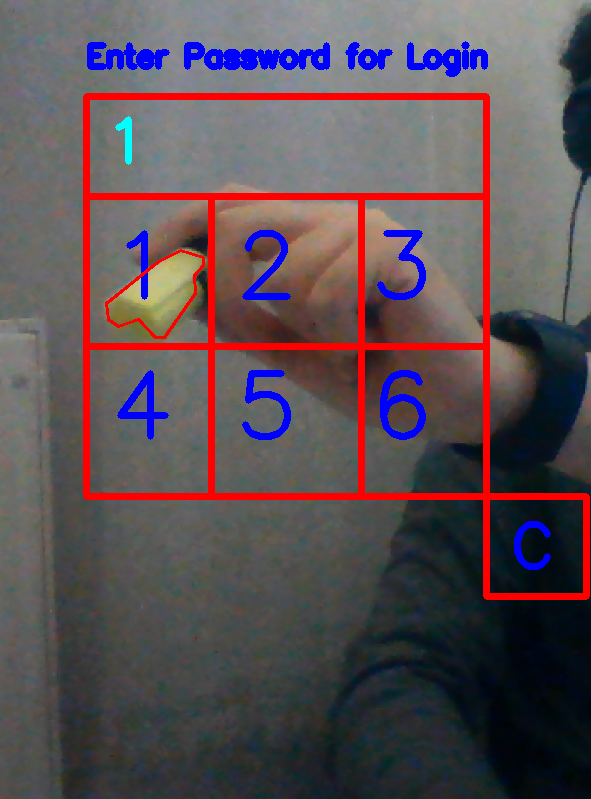
#> input picture ent1.PNG, 591 x 799 px, given in place of the camera
$ python smart.py
#> lines starting #> are read from the running program, lines starting #| are printed output that depends on the picture; after the words box and inside, x2 and y2 are one past the last pixel; in counts of white or black regions, pixels touching at a corner belong together
import cv2
import numpy as np
import imutils
from threading import Timer
import math
import collections
import time


cap=cv2.VideoCapture(0)

lower = {'green': (66, 122, 129), 'yellow': (23, 59, 119)}
upper = {'green': (86, 255, 255), 'yellow': (54, 255, 255)}
x1 = 120
y1 = 165
global a
global b
c=[]
psw=[1,2,3]
u=0
#XoX Variables


xox1=[0,0]

matrix=[[0,0,0],
        [0,0,0],
        [0,0,0]]

# End XOX


# [12 lines left out: function wlcm, not called in this run]


def calc():
    if pixel[0] > 100 and pixel[0] < 190 and pixel[1] > 220 and pixel[1] < 315:
        a = 1
        if len(c) == 0:
            c.append(1)
        elif c[-1] == 1:
            pass
        else:
            c.append(1)
            print(c)


    elif pixel[0] > 250 and pixel[0] < 350 and pixel[1] > 220 and pixel[1] < 315:
        a = 2
        if len(c) == 0:
            c.append(2)
        elif c[-1] == 2:
            pass
        else:
            c.append(2)

        print(c)

    elif pixel[0] > 399 and pixel[0] < 480 and pixel[1] > 220 and pixel[1] < 315:
        a = 3

        if len(c) == 0:
            c.append(3)
        elif c[-1] == 3:
            pass
        else:
            c.append(3)

        print(c)
    elif pixel[0] > 100 and pixel[0] < 195 and pixel[1] > 380 and pixel[1] < 500:
        a = 4
        if len(c) == 0:
            c.append(4)
        elif c[-1] == 4:
            pass
        else:
            c.append(4)

        print(c)


    elif pixel[0] > 250 and pixel[0] < 350 and pixel[1] > 380 and pixel[1] < 500:
        a = 5
        if len(c) == 0:
            c.append(5)
        elif c[-1] == 5:
            pass
        else:
            c.append(5)

        print(c)

    elif pixel[0] > 399 and pixel[0] < 480 and pixel[1] > 380 and pixel[1] < 500:
        a = 6
        if len(c) == 0:
            c.append(6)
        elif c[-1] == 6:
            pass
        else:
            c.append(6)

        print(c)
    elif pixel[0] > 500 and pixel[0] < 600 and pixel[1] > 500 and pixel[1] < 600:
        if len(c) == 0:
            pass
        else:
            del c[-1]
        time.sleep(0.2)


def result(x1):
    for i in c:
        result = cv2.putText(frame, str(i), (x1, y1), cv2.FONT_HERSHEY_SIMPLEX, 2, (255, 255, 0), 5)
        x1 += 35

def foo():
    pass
def foo1(yty):
    return 1


# [239 lines left out: functions quit, winner, xox, not called in this run]

    #O PART LINES END


def interface():
    # INTERFACE
    rect = cv2.rectangle(frame, (100, 100), (500, 500), (0, 0, 255), 5)
    rect2 = cv2.rectangle(frame, (500, 500), (600, 600), (0, 0, 255), 5)

    line = cv2.line(frame, (100, 200), (500, 200), (0, 0, 255), 5)
    line2 = cv2.line(frame, (225, 200), (225, 500), (0, 0, 255), 5)
    line3 = cv2.line(frame, (375, 200), (375, 500), (0, 0, 255), 5)
    line4 = cv2.line(frame, (100, 350), (500, 350), (0, 0, 255), 5)

    letter1 = cv2.putText(frame, "1", (125, 300), cv2.FONT_HERSHEY_SIMPLEX, 3, (255, 0, 0), 5)
    letter2 = cv2.putText(frame, "2", (250, 300), cv2.FONT_HERSHEY_SIMPLEX, 3, (255, 0, 0), 5)
    letter3 = cv2.putText(frame, "3", (385, 300), cv2.FONT_HERSHEY_SIMPLEX, 3, (255, 0, 0), 5)

    letter4 = cv2.putText(frame, "4", (125, 440), cv2.FONT_HERSHEY_SIMPLEX, 3, (255, 0, 0), 5)
    letter5 = cv2.putText(frame, "5", (250, 440), cv2.FONT_HERSHEY_SIMPLEX, 3, (255, 0, 0), 5)
    letter6 = cv2.putText(frame, "6", (385, 440), cv2.FONT_HERSHEY_SIMPLEX, 3, (255, 0, 0), 5)

    letter7 = cv2.putText(frame, "C", (525, 570), cv2.FONT_HERSHEY_SIMPLEX, 2, (255, 0, 0), 5)

    text1 = cv2.putText(frame, "Enter Password for Login", (100, 70), cv2.FONT_HERSHEY_SIMPLEX, 1, (255, 0, 0), 5)

    # INTERFACE END


while True:
    _, frame=cap.read()
#> frame is the input picture: shape (799, 591, 3); mean B, G, R 85.1, 79.7, 92.1
    #frame = cv2.flip(frame, 1)
    frame=imutils.resize(frame,width=1080,height=1080)
#> frame: shape (1460, 1080, 3)
    blurred = cv2.GaussianBlur(frame, (11, 11), 0)
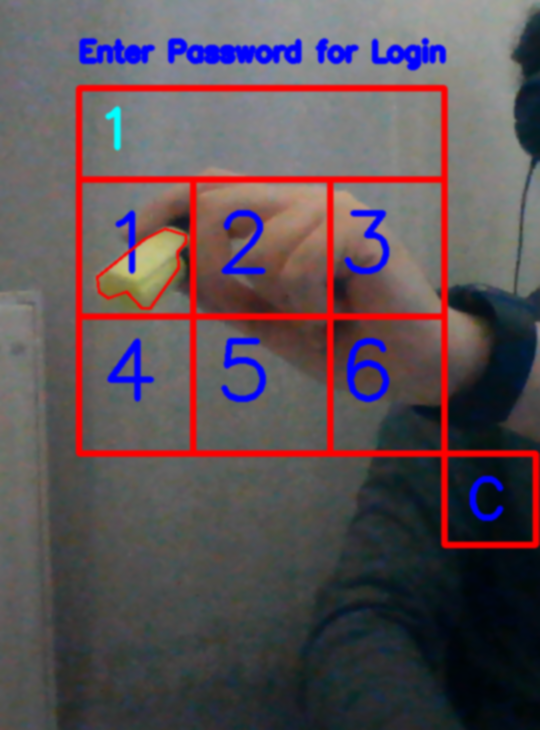
#> blurred: shape (1460, 1080, 3) (shown at 1/2 size); mean B, G, R 85.1, 79.7, 92
    hsv = cv2.cvtColor(blurred, cv2.COLOR_BGR2HSV)
#> hsv: shape (1460, 1080, 3); mean H, S, V 66.5, 70.8, 104.6
    imgGray = cv2.cvtColor(frame, cv2.COLOR_BGR2GRAY)
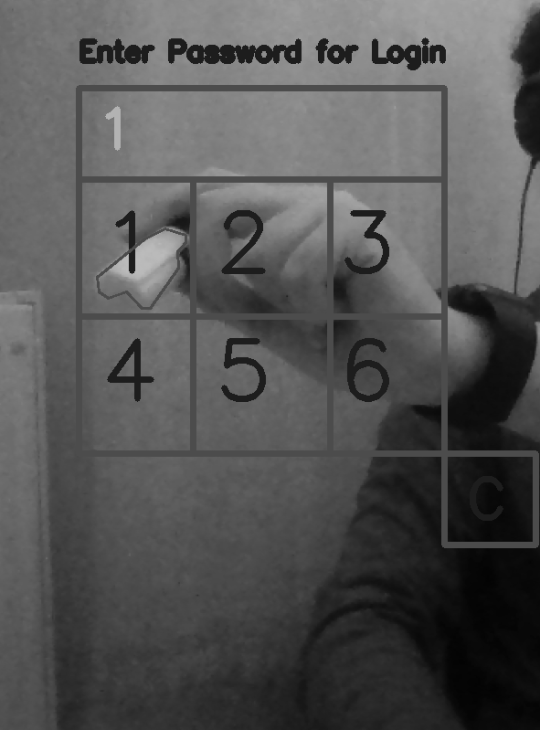
#> imgGray: shape (1460, 1080) (shown at 1/2 size); min 3, max 188, mean 84
    _, th1 = cv2.threshold(imgGray, 240, 255, cv2.THRESH_BINARY)
#> th1: shape (1460, 1080); every value is 0


    interface()
#> in interface, `rect = cv2.rectangle(frame, (100, 100), (500, 500), (0, 0, 255), 5)`:
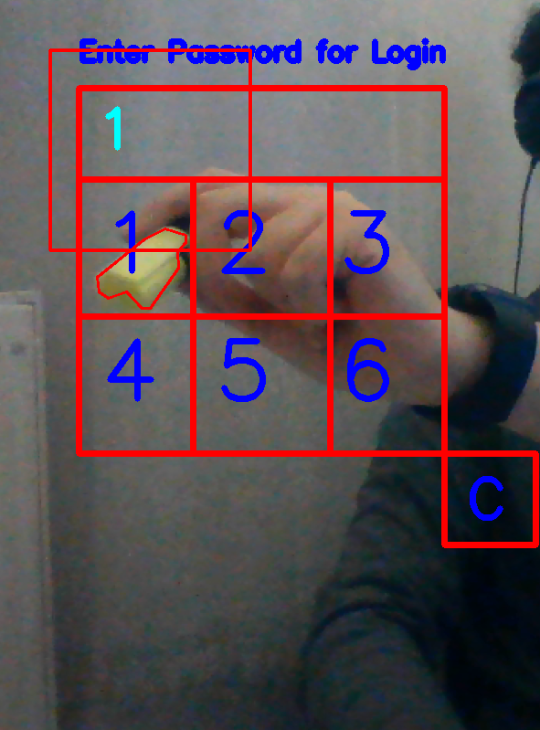
#> rect: shape (1460, 1080, 3) (shown at 1/2 size); mean B, G, R 84.1, 79.1, 93.1
#> in interface, `text1 = cv2.putText(frame, "Enter Password for Login", (100, 70), cv2...`:
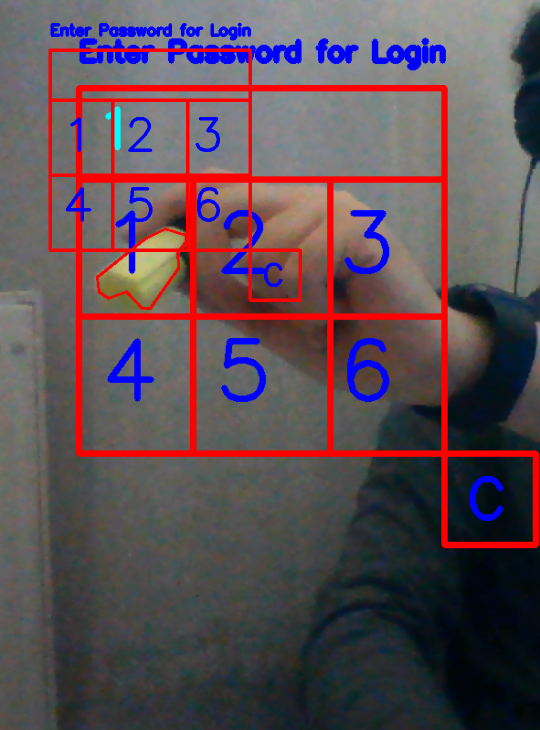
#> text1: shape (1460, 1080, 3) (shown at 1/2 size); mean B, G, R 84.5, 77.4, 93

    for key,value in upper.items():
        core = np.ones((9, 9), np.uint8)  # Return a new array of 9x9, filled with ones.
        mask=cv2.inRange(hsv,lower[key],upper[key]) # Mask in Range loower and upper collors
        mask = cv2.morphologyEx(mask, cv2.MORPH_OPEN,
                                core)  # It is the difference between dilation and erosion of an image.
        mask = cv2.morphologyEx(mask, cv2.MORPH_CLOSE, core)
        # find contours in the mask and initialize the current
        res = cv2.bitwise_and(frame, frame, mask=mask)
        cnts=cv2.findContours(mask.copy(),cv2.RETR_EXTERNAL,cv2.CHAIN_APPROX_SIMPLE)[-2]
        center = None

        for contour in cnts:
            approx = cv2.approxPolyDP(contour, 0.01 * cv2.arcLength(contour, True), True)
            cv2.drawContours(frame, [approx], 0, (0, 0, 255), 2)
            x = approx.ravel()[0]  # bütün şekillerin x'deki köşelerini alır
            y = approx.ravel()[1] - 10  # ""

            M = cv2.moments(cnts[0])


            pixel=[(round(M['m10'] / M['m00'])),(round(M['m01'] / M['m00']))]
            print(pixel)
            lower2 =[(100, 220)]
            upper2=[(220, 315)]

            calc()


            result(x1)


            if collections.Counter(psw) == collections.Counter(c):
                if psw[0]==c[0] and psw[1]==c[1] and psw[2]==c[2]:

                    wlcm()

                    if pixel[0] > 400 and pixel[0] < 470 and pixel[1] > 400 and pixel[1] < 470:
                        quit()
                    if pixel[0] > 200 and pixel[0] < 275 and pixel[1] > 400 and pixel[1] < 475:
                       u=1

                    if u ==1:
                        xox()
                        wlcm = foo
                        quit = foo


                    interface = foo
                    result = foo1
                    calc = foo
#> this loop made 2 passes
#> pass 2, `mask=cv2.inRange(hsv,lower[key],upper[key])`:
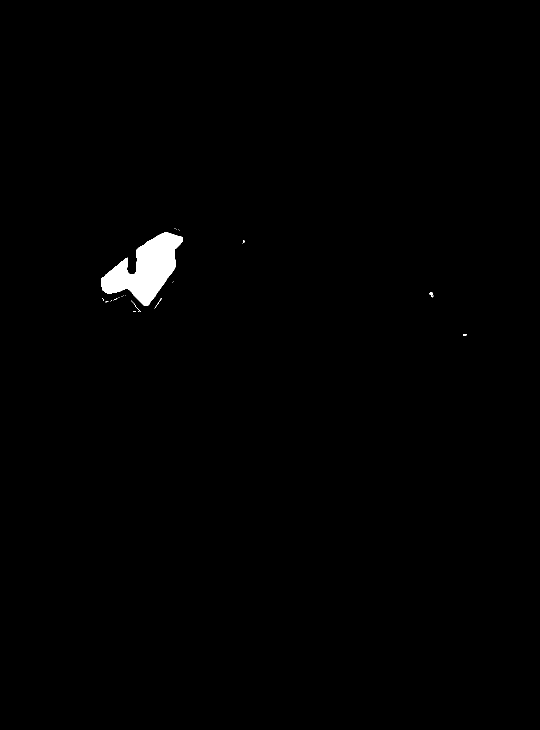
#> mask: shape (1460, 1080) (shown at 1/2 size); 0.76% white; 28 white regions (23 under 20 px), largest, box (x1, y1, x2, y2) and area: (202, 465, 366, 611) 11770, (859, 584, 867, 595) 40, (309, 597, 324, 617) 29, (927, 668, 934, 672) 24, (262, 601, 282, 623) 23
#> after the loop:
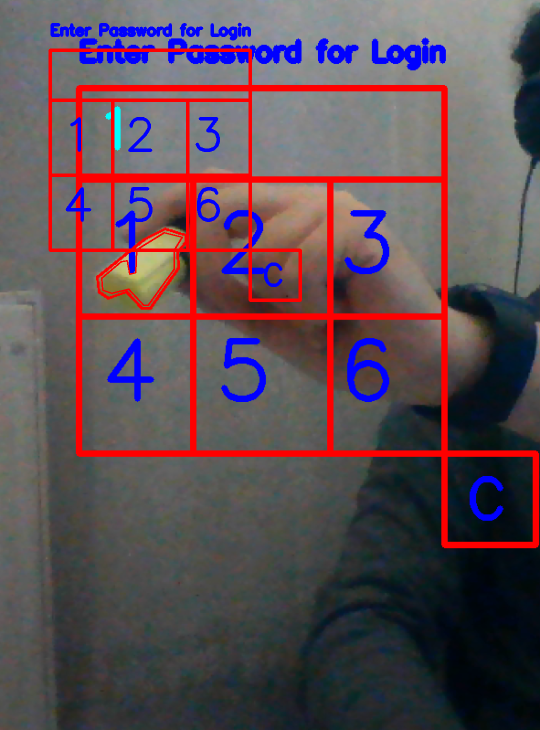
#> frame: shape (1460, 1080, 3) (shown at 1/2 size); 0.1% of pixels changed, all inside (x1, y1, x2, y2) = (202, 464, 366, 612)


    #cv2.imshow("mask", res)
    cv2.imshow("img", frame)
    key = cv2.waitKey(1) & 0xFF
#> (key Esc is pressed here)

    if key == 27:
        break


cap.release()
cv2.destroyAllWindows()

$ run again, on ent2.PNG
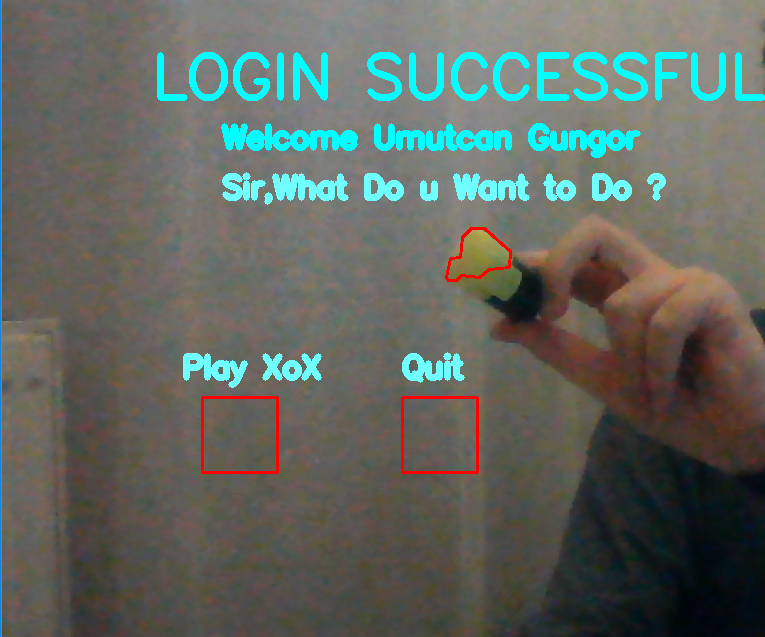
#> input picture ent2.PNG, 765 x 637 px, given in place of the camera
#> frame is the input picture: shape (637, 765, 3); mean B, G, R 96.8, 103.6, 97.4
#> hsv: shape (899, 1080, 3); mean H, S, V 41, 55.1, 110.5
#> th1: shape (899, 1080); every value is 0
#> the loop `for key,value in upper.items():` made 2 passes
#> pass 1, `mask=cv2.inRange(hsv,lower[key],upper[key])`:
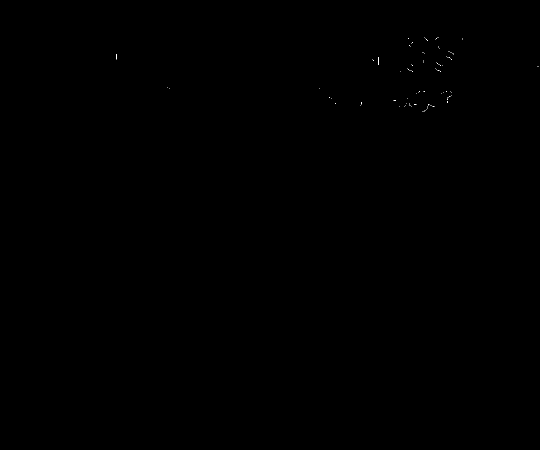
#> mask: shape (899, 1080) (shown at 1/2 size); 0.02% white in thin lines or dots, all inside (x1, y1, x2, y2) = (232, 74, 1077, 224)
#> after the loop `for key,value in upper.items():`:
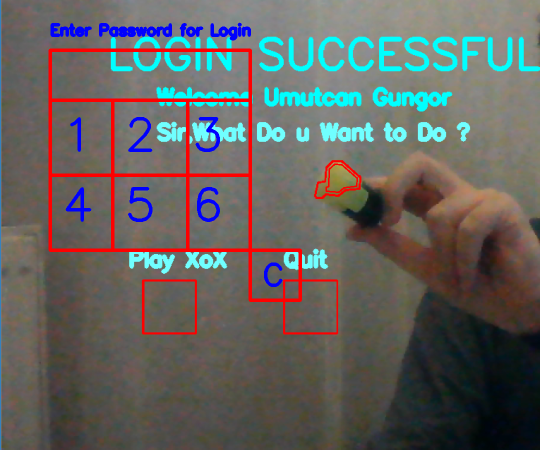
#> frame: shape (899, 1080, 3) (shown at 1/2 size); mean B, G, R 95.7, 98.9, 99.5
